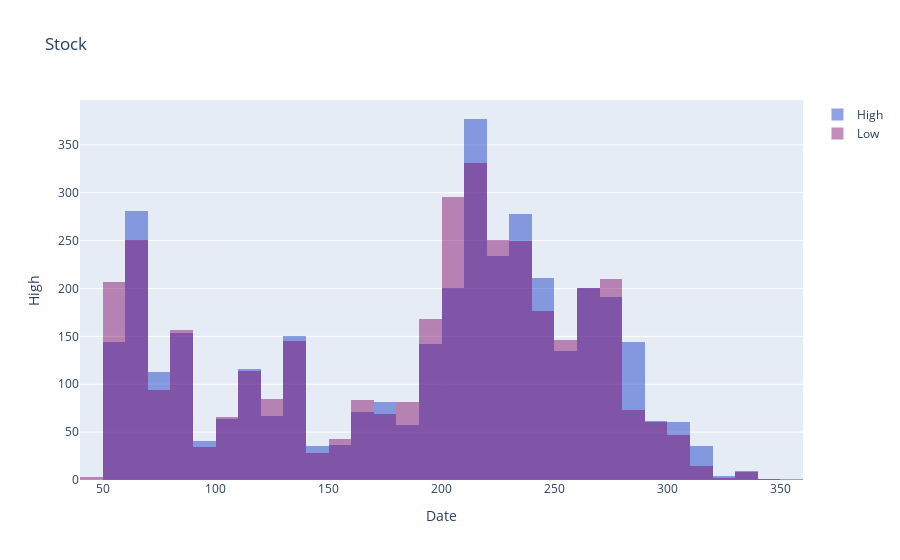

The cell this chart's notebook holds for it:
### Code cell
trace12 = go.Histogram(
    x=df.High,
    opacity=0.75,
    name = "High",
    marker=dict(color='rgba(12, 50, 196, 0.6)'))
trace13 = go.Histogram(
    x=df.Low,
    opacity=0.75,
    name = "Low",
    marker=dict(color='rgba(125, 2, 100, 0.6)'))
data4 = [trace12, trace13]
layout = go.Layout(barmode='overlay',
                   title=' Stock',
                   xaxis=dict(title='Date'),
                   yaxis=dict( title='High'),
)
fig = go.Figure(data=data4, layout=layout)
iplot(fig)

### Figure 1 — Plotly figure (JSON) as saved in the notebook; plotly's stock layout.template omitted (floating-point values rounded to 4 significant figures; data arrays with more than 128 entries replaced by an {"elided": "..."} marker saying what was removed)
{"data": [{"marker": {"color": "rgba(12, 50, 196, 0.6)"}, "name": "High", "opacity": 0.75, "type": "histogram", "x": {"elided": "3705 float values"}}, {"marker": {"color": "rgba(125, 2, 100, 0.6)"}, "name": "Low", "opacity": 0.75, "type": "histogram", "x": {"elided": "3705 float values"}}], "layout": {"barmode": "overlay", "title": {"text": " Stock"}, "xaxis": {"title": {"text": "Date"}}, "yaxis": {"title": {"text": "High"}}}}
